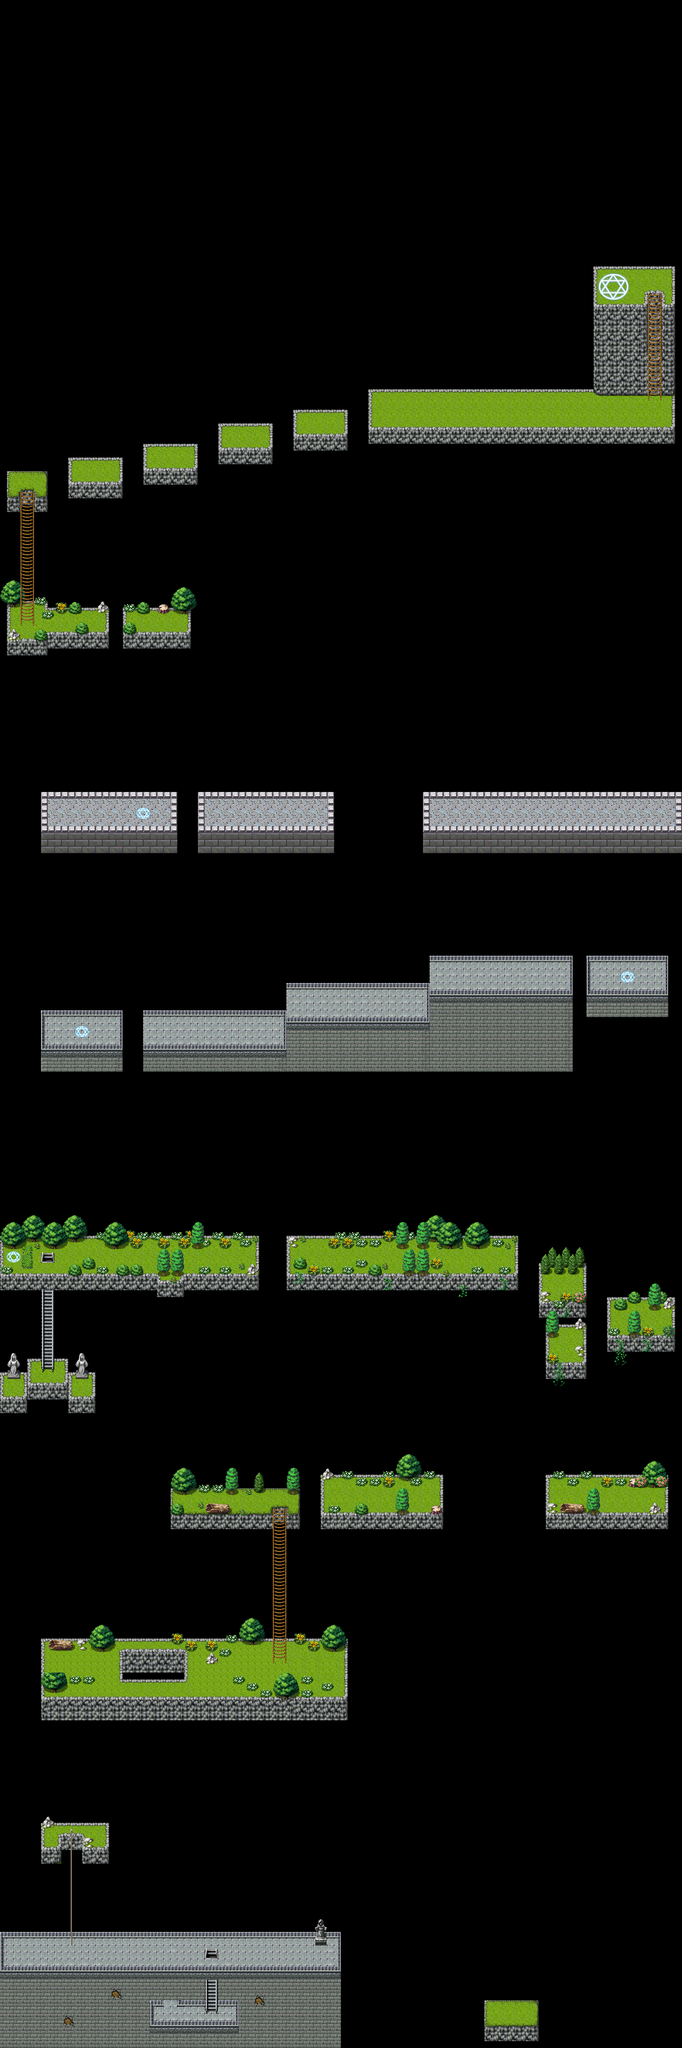

Tiled map render using the project's own tile images. Description and the map definition, with tile-layer contents summarised, below:
An orthogonal 100x300 tile map with 16x16 px tiles, 4 tile layers (map, background, background2, foreground), 10 tilesets and 125 objects (34x enemy, 18x itembox, 5x gate, 4x ladder, 4x floor, ...).

<map version="1.0" tiledversion="1.0.3" orientation="orthogonal" renderorder="right-down" width="100" height="300" tilewidth="16" tileheight="16" nextobjectid="148">
 <tileset firstgid="1" name="A1" tilewidth="16" tileheight="16" tilecount="768" columns="32">
  <image source="TileA1.png" width="512" height="384" />
 </tileset>
 <tileset firstgid="769" name="A2" tilewidth="16" tileheight="16" tilecount="768" columns="32">
  <image source="TileA2.png" width="512" height="384" />
 </tileset>
 <tileset firstgid="1537" name="A3" tilewidth="16" tileheight="16" tilecount="512" columns="32">
  <image source="TileA3.png" width="512" height="256" />
 </tileset>
 <tileset firstgid="2049" name="A4" tilewidth="16" tileheight="16" tilecount="960" columns="32">
  <image source="TileA4.png" width="512" height="480" />
 </tileset>
 <tileset firstgid="3009" name="A5" tilewidth="16" tileheight="16" tilecount="512" columns="16">
  <image source="TileA5.png" width="256" height="512" />
 </tileset>
 <tileset firstgid="3521" name="B" tilewidth="16" tileheight="16" tilecount="1024" columns="32">
  <image source="TileB.png" width="512" height="512" />
 </tileset>
 <tileset firstgid="4545" name="C" tilewidth="16" tileheight="16" tilecount="1024" columns="32">
  <image source="TileC.png" width="512" height="512" />
 </tileset>
 <tileset firstgid="5569" name="D" tilewidth="16" tileheight="16" tilecount="1024" columns="32">
  <image source="TileD.png" width="512" height="512" />
 </tileset>
 <tileset firstgid="6593" name="E" tilewidth="16" tileheight="16" tilecount="1024" columns="32">
  <image source="TileE.png" width="512" height="512" />
 </tileset>
 <tileset firstgid="7617" name="F" tilewidth="16" tileheight="16" tilecount="480" columns="30">
  <image source="chip01e_exterior.png" width="480" height="256" />
 </tileset>
 <layer name="map" width="100" height="300">
  <data>[30000 cells, 5322 non-empty, 111 distinct tile ids]</data>
 </layer>
 <layer name="background" width="100" height="300">
  <data>[30000 cells, 856 non-empty, 156 distinct tile ids]</data>
 </layer>
 <layer name="background2" width="100" height="300">
  <data>[30000 cells, 232 non-empty, 56 distinct tile ids]</data>
 </layer>
 <layer name="foreground" width="100" height="300">
  <data>[30000 cells, 394 non-empty, 67 distinct tile ids]</data>
 </layer>
 <objectgroup color="#800040" name="collision">
  <object id="2" x="360" y="4720" width="192" height="44" />
  <object id="3" x="352" y="4640" width="8" height="124" />
  <object id="4" x="552" y="4636" width="8" height="128" />
  <object id="5" x="12" y="4576" width="776" height="64" />
  <object id="6" x="0" y="4528" width="12" height="112" />
  <object id="7" x="788" y="4528" width="12" height="112" />
  <object id="10" type="stairs" x="492" y="4576" width="8" height="144" />
  <object id="13" x="96" y="4304" width="160" height="32" />
  <object id="14" type="ladder" x="166" y="4304" width="4" height="256" />
  <object id="21" x="432" y="3904" width="384" height="128" />
  <object id="22" x="96" y="3904" width="192" height="128" />
  <object id="23" x="480" y="3872" width="32" height="32" />
  <object id="26" x="400" y="3520" width="288" height="64" />
  <object id="28" type="ladder" x="652" y="3520" width="8" height="384" />
  <object id="30" x="752" y="3504" width="288" height="80" />
  <object id="32" x="1280" y="3504" width="288" height="80" />
  <object id="37" x="1280" y="3152" width="96" height="80" />
  <object id="38" x="1424" y="3088" width="160" height="80" />
  <object id="39" x="1264" y="3008" width="112" height="48" />
  <object id="40" x="672" y="2944" width="544" height="80" />
  <object id="48" x="0" y="2944" width="608" height="80" />
  <object id="49" x="160" y="3248" width="64" height="64" />
  <object id="50" x="64" y="3216" width="96" height="64" />
  <object id="51" x="0" y="3248" width="64" height="64" />
  <object id="54" type="stairs" x="108" y="2944" width="8" height="272" />
  <object id="60" x="1136" y="4720" width="128" height="64" />
  <object id="62" x="104" y="2416" width="176" height="96" />
  <object id="63" x="280" y="2368" width="8" height="144" />
  <object id="64" x="96" y="2368" width="8" height="144" />
  <object id="66" x="336" y="2416" width="336" height="96" />
  <object id="70" x="672" y="2352" width="336" height="160" />
  <object id="71" x="1008" y="2288" width="328" height="224" />
  <object id="74" x="1335" y="2240" width="8" height="272" />
  <object id="77" x="1376" y="2240" width="8" height="144" />
  <object id="78" x="1384" y="2288" width="176" height="96" />
  <object id="79" x="1560" y="2240" width="8" height="144" />
  <object id="84" x="112" y="1904" width="288" height="96" />
  <object id="92" x="400" y="1896" width="16" height="104" />
  <object id="93" x="96" y="1896" width="16" height="104" />
  <object id="95" x="480" y="1904" width="288" height="96" />
  <object id="96" x="464" y="1896" width="16" height="104" />
  <object id="97" x="768" y="1896" width="16" height="104" />
  <object id="99" x="992" y="1896" width="16" height="104" />
  <object id="100" x="1584" y="1896" width="16" height="104" />
  <object id="101" x="1008" y="1904" width="576" height="96" />
  <object id="109" x="288" y="1456" width="160" height="28" />
  <object id="110" x="16" y="1456" width="240" height="32" />
  <object id="115" type="ladder" x="60" y="1136" width="8" height="320" />
  <object id="116" x="16" y="1136" width="96" height="36" />
  <object id="118" x="160" y="1104" width="128" height="64" />
  <object id="119" x="512" y="1024" width="128" height="64" />
  <object id="120" x="336" y="1072" width="128" height="64" />
  <object id="121" x="688" y="992" width="128" height="64" />
  <object id="123" x="864" y="960" width="716" height="80" />
  <object id="125" x="1392" y="672" width="192" height="40" />
  <object id="126" type="ladder" x="1532" y="672" width="8" height="288" />
 </objectgroup>
 <objectgroup name="event">
  <properties>
   <property name="index" type="int" value="6" />
  </properties>
  <object id="9" name="start" type="player" x="384" y="4688" width="32" height="32">
   <properties>
    <property name="direction" type="int" value="0" />
   </properties>
  </object>
  <object id="12" type="door" x="384" y="4624" width="32" height="64">
   <properties>
    <property name="lock" type="bool" value="true" />
   </properties>
  </object>
  <object id="16" name="potion" type="itembox" x="736" y="4544" width="32" height="32" />
  <object id="18" type="floor" x="288" y="3904" width="144" height="64">
   <properties>
    <property name="index" type="int" value="0" />
    <property name="moveAngle" type="int" value="90" />
    <property name="moveLength" type="int" value="400" />
    <property name="moveSpeed" type="int" value="120" />
   </properties>
  </object>
  <object id="19" name="up" type="check" x="152" y="4496" width="32" height="32" />
  <object id="20" name="up" type="check" x="348" y="4240" width="32" height="32" />
  <object id="24" name="Slime" type="enemy" x="284" y="4544" width="32" height="32">
   <properties>
    <property name="level" type="int" value="4" />
   </properties>
  </object>
  <object id="25" name="Snake" type="enemy" x="572" y="3872" width="32" height="32">
   <properties>
    <property name="level" type="int" value="4" />
   </properties>
  </object>
  <object id="29" name="Orochi" type="enemy" x="800" y="3468" width="32" height="32">
   <properties>
    <property name="level" type="int" value="0" />
   </properties>
  </object>
  <object id="31" type="floor" x="1088" y="3504" width="144" height="64">
   <properties>
    <property name="index" type="int" value="0" />
    <property name="moveAngle" type="int" value="270" />
    <property name="moveLength" type="int" value="320" />
    <property name="moveSpeed" type="int" value="120" />
   </properties>
  </object>
  </objectgroup>
</map>
<!-- 59 of 125 objects omitted -->
